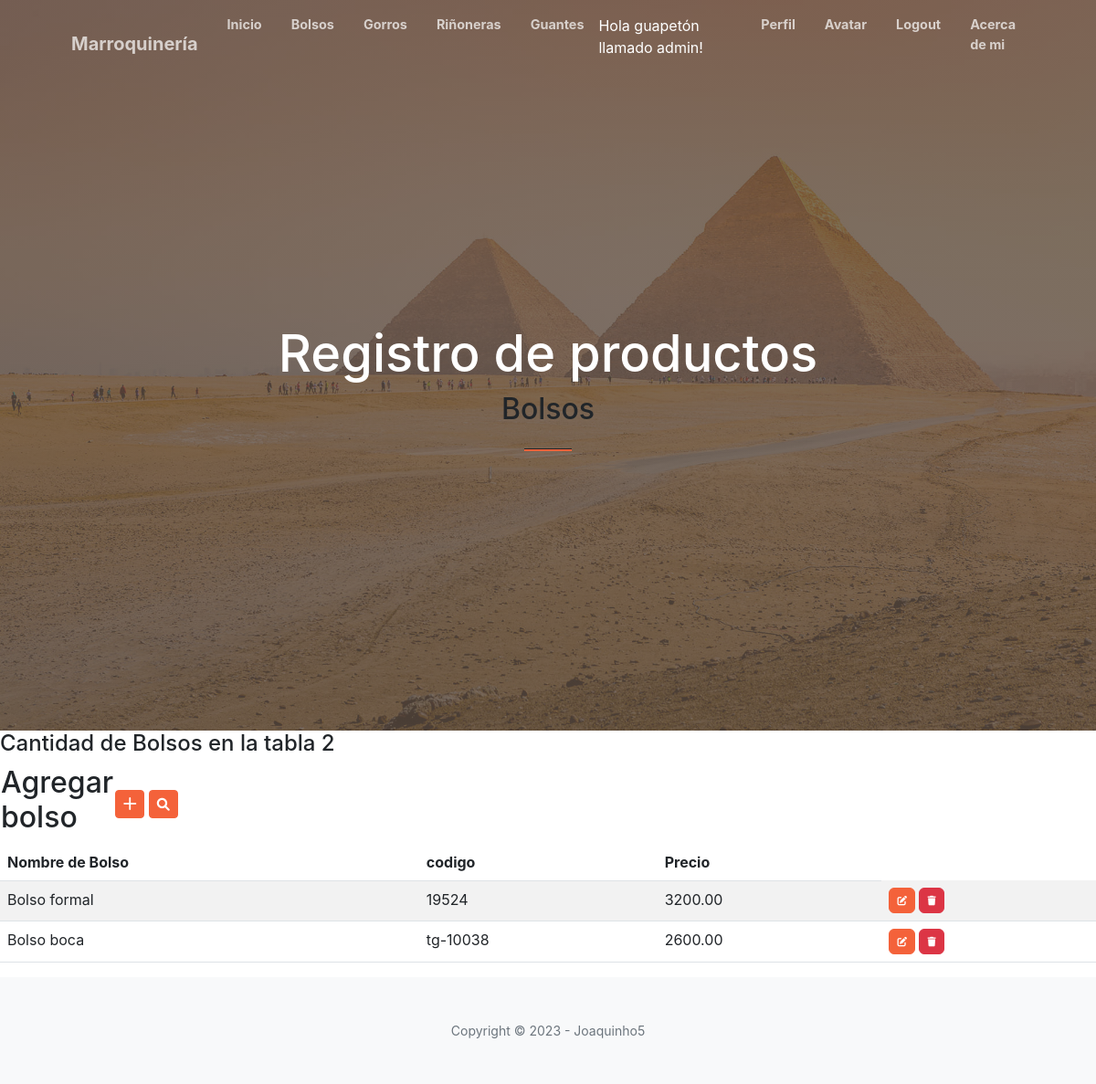
The app's page /bolsos/ (signed in) with its own data.
### aplicacion/models.py (models this page shows, shortened)
class Bolso(models.Model):
    nombre = models.CharField(max_length=200)
    codigo = models.CharField(max_length=200)
    precio = models.DecimalField(max_digits=10, decimal_places=2)

### aplicacion/views.py (the view)
# urls.py: path('bolsos/', bolso, name="bolso"),
@login_required
def bolso(request):
    contexto = {'Bolsos': Bolso.objects.all()}
    return render(request, "aplicacion/bolso.html", contexto)

### aplicacion/templates/aplicacion/bolso.html (shortened to what this page needs)
{% extends 'aplicacion/base.html' %}
{% load static %}
{% block titulo %}
    Bolsos
{% endblock titulo %}
{% block contenido %}
<h4>Cantidad de Bolsos en la tabla {{ Bolsos|length }}</h4>
<table>
    <tr>
        <td width="120"><h2>Agregar bolso</h2></td>
        <td>
            <a href="{% url 'createBolso' %}" class="btn btn-primary btn-sm">
                <i class="bi bi-plus-lg" title="New Record"></i>
            </a>
            <a href="{% url 'buscar_bolso' %}" class="btn btn-primary btn-sm">
                <i class="fa-solid fa-magnifying-glass"></i>
            </a>
        </td>
    </tr>
</table>
<table class="table table-striped">
    <thead>
        <tr>
            <th>Nombre de Bolso</th>
            <th>codigo</th>
            <th>Precio</th>
        </tr>
    </thead>
    <tbody>
{% for g in Bolsos %}
        <tr>
            <td>{{ g.nombre }}</td>
            <td>{{ g.codigo }}</td>
            <td>{{ g.precio }}</td>
            <td>
                <a href="{% url 'updateBolso' g.id %}" class="btn btn-primary" style="--bs-btn-padding-y: .25rem; --bs-btn-padding-x: .5rem; --bs-btn-font-size: .75rem;">
                </a>
                <a href="{% url 'deleteBolso' g.id %}" class="btn btn-danger" style="--bs-btn-padding-y: .25rem; --bs-btn-padding-x: .5rem; --bs-btn-font-size: .75rem;">
                </a>
            </td>
        </tr>
{% endfor %}
    </tbody>
</table>
{% endblock contenido %}

### aplicacion/templates/aplicacion/base.html (shortened to what this page needs)
<!DOCTYPE html>
<html lang="en">
    <head>
        {% load static %}
        <link href="https://cdn.jsdelivr.net/npm/bootstrap-icons@1.5.0/font/bootstrap-icons.css" rel="stylesheet" />
        <link href="https://cdnjs.cloudflare.com/ajax/libs/font-awesome/5.15.4/css/all.min.css" rel="stylesheet" />
        <link rel="stylesheet" href="https://cdnjs.cloudflare.com/ajax/libs/font-awesome/6.0.0-beta3/css/all.min.css">
        <link href="https://cdnjs.cloudflare.com/ajax/libs/SimpleLightbox/2.1.0/simpleLightbox.min.css" rel="stylesheet" />
        <link href="{% static 'aplicacion/css/styles.css' %}" rel="stylesheet" />
    </head>
    <body id="page-top">
        <nav class="navbar navbar-expand-lg navbar-light fixed-top py-3" id="mainNav">
            <div class="container px-4 px-lg-5">
                <a class="navbar-brand" href="#page-top">Marroquinería</a>
                <div class="collapse navbar-collapse" id="navbarResponsive">
                    <ul class="navbar-nav ms-auto my-2 my-lg-0">
                        <li class="nav-item"><a class="nav-link" href="{% url 'base' %}">Inicio</a></li>
                        {% if user.is_authenticated %}
                        <li class="nav-item"><a class="nav-link" href="{% url 'bolso' %}">Bolsos</a></li>
                        <li class="nav-item"><a class="nav-link" href="{% url 'gorro' %}">Gorros</a></li>
                        <li class="nav-item"><a class="nav-link" href="{% url 'rinionera' %}">Riñoneras</a></li>
                        <li class="nav-item"><a class="nav-link" href="{% url 'guante' %}">Guantes</a></li>
                        <p style="color:white">Hola guapetón llamado {{user.username}}!</p>
                        <li class="nav-item"><a class="nav-link" href="{% url 'editar_perfil' %}">Perfil</a>
                        <li class="nav-item"><a class="nav-link" href="{% url 'agregar_avatar' %}">Avatar</a>
                        <li class="nav-item"><a class="nav-link" href="{% url 'logout' %}">Logout</a>
                        {% else %}
                        <li class="nav-item"><a class="nav-link" href="{% url 'registro' %}">Registro</a>
                        <li class="nav-item"><a class="nav-link" href="{% url 'login' %}">Login</a>
                        {% endif %}
                        <li class="nav-item"><a class="nav-link" href="{% url 'about' %}">Acerca de mi</a>
                    </ul>
                </div>
            </div>
        </nav>
        <header class="masthead">
            <div class="container px-4 px-lg-5 h-100">
                <div class="row gx-4 gx-lg-5 h-100 align-items-center justify-content-center text-center">
                    <div class="col-lg-8 align-self-end">
                        <h1 class="text-white font-weight-bold">Registro de productos</h1>
                        <h2>
                            {% block titulo %}
                            {% endblock titulo %}
                        </h2>
                        <hr class="divider" />
                    </div>
                </div>
            </div>
        </header>
        {% block contenido %}
        {% endblock contenido %}
        <footer class="bg-light py-5">
            <div class="container px-4 px-lg-5"><div class="small text-center text-muted">Copyright &copy; 2023 - Joaquinho5</div></div>
        </footer>
    </body>
</html>

### records on screen
Bolso: nombre "Bolso formal", codigo "19524", precio "3200.00"
Bolso: nombre "Bolso boca", codigo "tg-10038", precio "2600.00"

### other values on screen
{{ user.username }} "admin"
{{ Bolsos|length }} "2"
